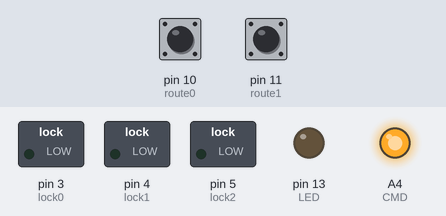
The sketch below on a simulated Arduino Uno, built with avr-gcc and run on an emulated ATmega328P. On the bench: switched loads named in the sketch (green lamp = pin HIGH), output pins drawn as LEDs (lit = HIGH). Inputs (shaded band) come from the test bench; at power-on: pin 10 (route0) HIGH, pin 11 (route1) HIGH. The audio player accepts every command and is not drawn; what the sketch prints to the serial monitor is not drawn.

Above: at 3.9 s.
4.0 s: pin 10 (route0) pulled LOW for 0.15 s
At 6.24 s:
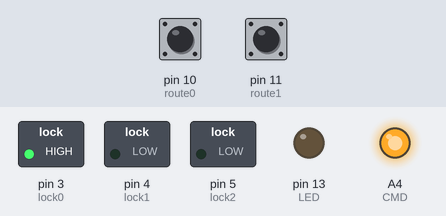
7.1 s: pin 11 (route1) pulled LOW for 0.15 s
At 9.24 s:
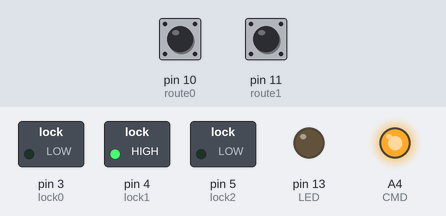
11.8 s: pin 10 (route0) pulled LOW for 1 s
At 15.3 s:
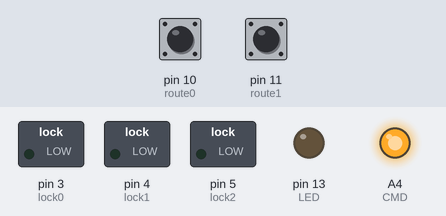
15.6 s: pin 10 (route0) pulled LOW for 3.2 s
At 18.1 s:
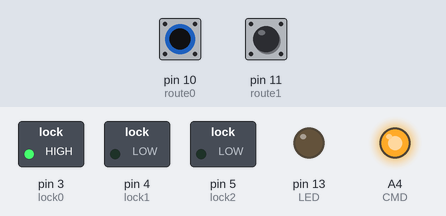
20.4 s: pin 10 (route0) driven LOW and pin 11 (route1) driven LOW
At 25.7 s:
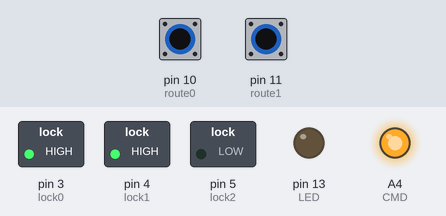
Timing chart, 0 to 26.0 s (numbered marks = the images above; inputs shaded):
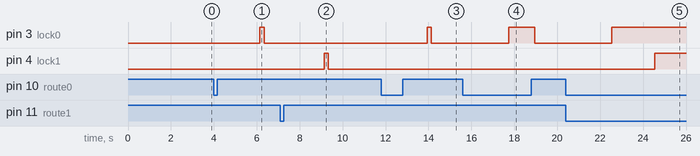

The sketch:

go.ino
```cpp
#include "SoftwareSerial.h"
#include "DFPlayer_Mini_Mp3.h"

#define LED 13
#define CMD A4

#define route0 10
#define route1 11

#define dfTX 6
#define dfRX 9

#define lock0 3
#define lock1 4
#define lock2 5

String inputString = "";
boolean stringComplete = false;

boolean flag0 = true;
boolean flag1 = true;

SoftwareSerial df(9, 6); // RX, TX

void setup() {
  pinMode(LED, OUTPUT);
  pinMode(CMD, OUTPUT);

  pinMode(lock0, OUTPUT);
  pinMode(lock1, OUTPUT);
  pinMode(lock2, OUTPUT);

  pinMode(route0, INPUT_PULLUP);
  pinMode(route1, INPUT_PULLUP);

  digitalWrite(CMD, LOW);
  digitalWrite(LED, LOW);

  digitalWrite(lock0, LOW);
  digitalWrite(lock1, LOW);
  digitalWrite(lock2, LOW);

  Serial.begin(9600);
  delay(20);
  Serial.println("AT+C073");
  delay(20);
  digitalWrite(CMD, HIGH);
  delay(500);
  inputString = "";

  df.begin(9600);
  mp3_set_serial (df);
  delay (2000);
  mp3_set_volume (30);
  delay (100);
  mp3_play ();
  delay (100);
}

void loop() {

  if( !digitalRead(route0)){
    if(flag0){
      mp3_play ();
      delay(2000);
      digitalWrite(lock0, HIGH );
    }
    flag0 = false;
  } else {
    flag0 = true;
    digitalWrite(lock0, LOW );
  }

  if( !digitalRead(route1) ){
    if(flag1){
      mp3_play ();
      delay(2000);
      digitalWrite(lock1, HIGH );
    }
    flag1 = false;
  } else {
    digitalWrite(lock1, LOW );
    flag1 = true;
  }

  if (stringComplete) {
    Serial.println(inputString);
    if (inputString == "OPEN_CACHE\r\n") {
      mp3_play ();
      delay(1000);
      digitalWrite(lock2, HIGH);

    } else if(inputString == "CLOSE_CACHE\r\n"){
      digitalWrite(lock2, LOW);
    }
    inputString = "";
    stringComplete = false;
  }
  delay(200);
}

void serialEvent() {
  Serial.println(inputString);
  while (Serial.available()) {
    char inChar = (char)Serial.read();
    inputString += inChar;
    if (inChar == '\n') {
      stringComplete = true;
    }
  }
}
```

Measured:
- after the input at 4.0 s, pin 3 (lock0): LOW → HIGH after 2.1 s, → LOW 0.20 s later
- after the input at 7.1 s, pin 4 (lock1): LOW → HIGH after 2.0 s, → LOW 0.20 s later
- after the input at 11.8 s, pin 3 (lock0): LOW → HIGH after 2.1 s, → LOW 0.20 s later
- after the input at 15.6 s, pin 3 (lock0): LOW → HIGH after 2.1 s, → LOW 1.2 s later
- after the input at 20.4 s, pin 3 (lock0): LOW → HIGH after 2.1 s; pin 4 (lock1): LOW → HIGH after 4.1 s
